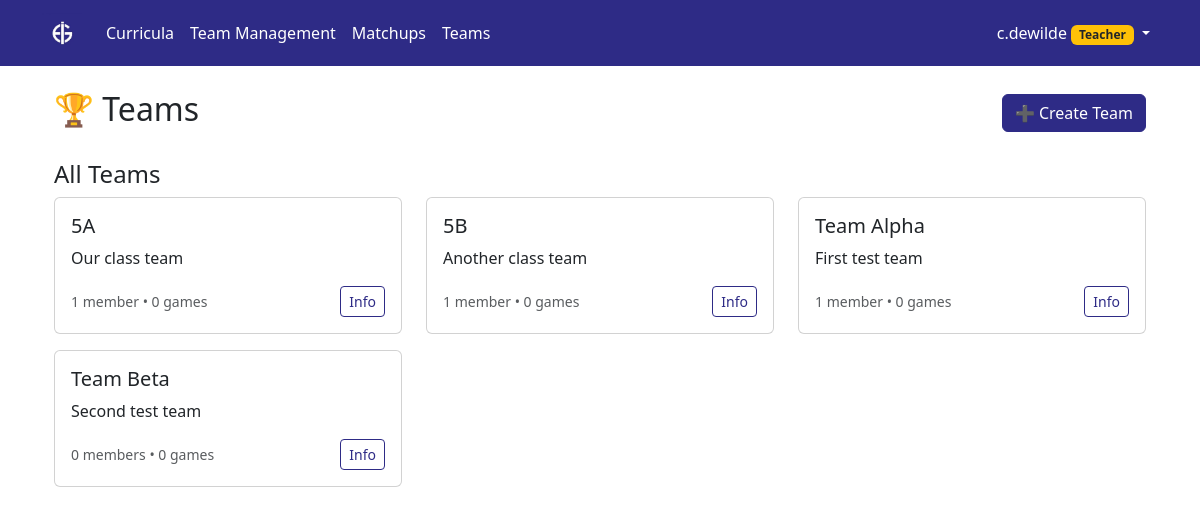
Screenshot of /aigames/teams/ (signed in) with the database file from the repository.
### aigames/models.py (models this page shows, shortened)
class Team(models.Model):
    name = models.CharField(max_length=255)  # Team names unique per school
    description = models.TextField(blank=True)
    school = models.ForeignKey(School, on_delete=models.CASCADE, related_name='teams')
    created_by = models.ForeignKey(User, on_delete=models.CASCADE, related_name='created_teams')
    members = models.ManyToManyField(User, through='TeamMembership', related_name='teams')
    games = models.ManyToManyField(AiGame, through='TeamGameParticipation', related_name='participating_teams')
    is_active = models.BooleanField(default=True)
    created_at = models.DateTimeField(auto_now_add=True)
    updated_at = models.DateTimeField(auto_now=True)
    class Meta:
        ordering = ['name']
        unique_together = ['school', 'name']  # Team names must be unique within each school

### aigames/views.py (the view)
# urls.py: path('teams/', views.list_teams, name='list_teams'),
@login_required
def list_teams(request):
    if hasattr(request.user, 'profile') and request.user.profile.school:
        teams = Team.objects.filter(
            school=request.user.profile.school,
            is_active=True
        ).order_by('name')
    else:
        teams = Team.objects.none()
    user_teams = request.user.teams.filter(is_active=True)
    context = {
        'teams': teams,
        'user_teams': user_teams,
        'is_admin': is_admin(request.user)
    }
    return render(request, 'aigames/list_teams.html', context)

### aigames/models.py (called while the page is built)
    @property
    def logo_url(self):
        if self.logo:
            return self.logo.url
        return None

    @property
    def can_create_teams(self):
        return self.role in ['teacher', 'admin']

    @property
    def can_create_games(self):
        return self.role == 'admin'

    @property
    def can_modify_syllabus(self):
        return self.role == 'admin'

### aigames/views.py (called while the page is built)
def can_modify_syllabus(user):
    if not user.is_authenticated:
        return False
    try:
        return user.profile.can_modify_syllabus
    except UserProfile.DoesNotExist:
        return False

def is_admin(user):
    return can_modify_syllabus(user)

### aigames/templates/aigames/list_teams.html (shortened to what this page needs)
{% extends 'syllabus/base.html' %}
{% block content %}
<div class="container mt-4">
    <div class="d-flex justify-content-between align-items-center mb-4">
        <h2>🏆 Teams</h2>
        <a href="{% url 'create_team' %}" class="btn btn-primary">➕ Create Team</a>
    </div>
    <div class="mb-4">
        <h4>All Teams</h4>
        {% if teams %}
            <div class="row">
                {% for team in teams %}
                    <div class="col-md-6 col-lg-4 mb-3">
                        <div class="card">
                            <div class="card-body">
                                <h5 class="card-title">
                                    {{ team.name }}
                                </h5>
                                <p class="card-text">{{ team.description|truncatewords:15 }}</p>
                                <div class="d-flex justify-content-between align-items-center">
                                    <small class="text-muted">
                                        {{ team.members.count }} member{{ team.members.count|pluralize }} •
                                        {{ team.games.count }} game{{ team.games.count|pluralize }}
                                    </small>
                                    {% if team in user_teams %}
                                        <a href="{% url 'team_detail' team.id %}" class="btn btn-primary btn-sm">View</a>
                                    {% else %}
                                        <a href="{% url 'team_detail' team.id %}" class="btn btn-outline-primary btn-sm">Info</a>
                                    {% endif %}
                                </div>
                            </div>
                        </div>
                    </div>
                {% endfor %}
            </div>
        {% endif %}
    </div>
</div>
{% endblock %}

### syllabus/templates/syllabus/base.html (shortened to what this page needs)
{% load static %}
<!DOCTYPE html>
<html>
<head>
    <link href="{% static 'syllabus/css/bootstrap.min.css' %}" rel="stylesheet">
</head>
<body>
    {% block navbar %}
    <nav class="navbar navbar-expand-lg navbar-dark bg-primary">
        <div class="container">
            {% if user.is_authenticated %}
                <a class="navbar-brand d-flex align-items-center" href="{% if user_role == 'student' %}{% url 'aigames:student_dashboard' %}{% else %}{% url 'curriculum_list' %}{% endif %}">
                    {% if school_logo %}
                        <img src="{{ school_logo }}" alt="{{ school_name }} Logo" height="40">
                    {% else %}
                        📚 Aiducator
                    {% endif %}
                </a>
            {% else %}
                <a class="navbar-brand" href="{% url 'landing_page' %}">📚 Aiducator</a>
            {% endif %}
            <div class="collapse navbar-collapse" id="navbarNav">
                {% if user.is_authenticated %}
                    <ul class="navbar-nav me-auto">
                        {% if user_role == 'student' %}
                            <li class="nav-item">
                                <a class="nav-link" href="{% url 'aigames:student_dashboard' %}">
                                    <i class="bi bi-house-door"></i> My Games
                                </a>
                            </li>
                            <li class="nav-item">
                                <a class="nav-link" href="{% url 'aigames:list_teams' %}">
                                    <i class="bi bi-people"></i> Teams
                                </a>
                            </li>
                        {% else %}
                            <li class="nav-item">
                                <a class="nav-link" href="{% url 'curriculum_list' %}">
                                     Curricula
                                </a>
                            </li>
                            <li class="nav-item">
                                <a class="nav-link" href="{% url 'aigames:team_management_dashboard' %}">
                                     Team Management
                                </a>
                            </li>
                            <li class="nav-item">
                                <a class="nav-link" href="{% url 'aigames:game_matchups_list' %}">
                                     Matchups
                                </a>
                            </li>
                            <li class="nav-item">
                                <a class="nav-link" href="{% url 'aigames:list_teams' %}">
                                     Teams
                                </a>
                            </li>
                        {% endif %}
                    </ul>
                {% endif %}
                <ul class="navbar-nav">
                    {% if user.is_authenticated %}
                        <li class="nav-item dropdown">
                            <a class="nav-link dropdown-toggle" href="#" id="navbarDropdown" role="button" data-bs-toggle="dropdown">
                                {{ user.username }}
                                {% if user_role == 'admin' %}
                                    <span class="badge bg-danger">Admin</span>
                                {% elif user_role == 'teacher' %}
                                    <span class="badge bg-warning text-dark">Teacher</span>
                                {% elif user_role == 'student' %}
                                    <span class="badge bg-info">Student</span>
                                {% else %}
                                    <span class="badge bg-secondary">User</span>
                                {% endif %}
                            </a>
                        </li>
                    {% else %}
                        <li class="nav-item">
                            <a class="nav-link" href="/accounts/login/">Login</a>
                        </li>
                    {% endif %}
                </ul>
            </div>
        </div>
    </nav>
    {% endblock %}
    <div class="container mt-4">
        {% block content %}{% endblock %}
    </div>
</body>
</html>

### rows the page displays
Team: name "5A", description "Our class team", members.count "1", games.count "0"
Team: name "5B", description "Another class team", members.count "1", games.count "0"
Team: name "Team Alpha", description "First test team", members.count "1", games.count "0"
Team: name "Team Beta", description "Second test team", members.count "0", games.count "0"

### other values shown
{{ user.username }} "c.dewilde"
